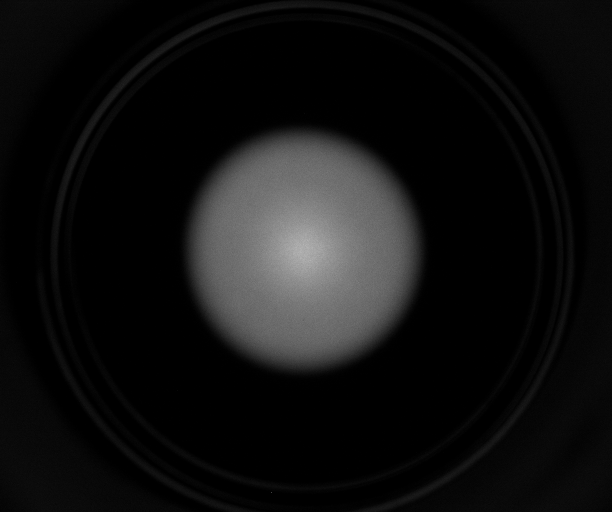
%> input picture Esperienze/Esperienza 1/Dati/CAMimages/series5_100ms/plasma006.tif, 1224 x 1024 px (shown at 1/2 size)
$ octave raggioPlasma.m   (GNU Octave 9; MATLAB toolbox functions it lacks are replaced by stand-ins)
%> lines starting %> are read from the running program, lines starting %| are printed output that depends on the picture
%-------------------------------------------------------------------------%
%                   Determinazione dei raggi di plasma                    %
%-------------------------------------------------------------------------%

close all
clear all
clc

path = '/home/filippo/Desktop/CODICINI/LABO_PLASMI/Esperienze/Esperienza 1/Dati/CAMimages/series5_100ms/plasma006.tif';
figure(1);
M = imread(path);
%> M is the input picture: size 1024x1224 uint16; min 4, max 433, mean 33
[row col] = size(M); M = double(M); [row col] = size(M);
%> after `[row col] = size(M)`: row = 1024; col = 1224
[X, Y] = meshgrid(linspace(-col/2, col/2, col), linspace(-row/2+10, row/2+10, row));
colormap('jet'); surface(X, Y, M,'FaceAlpha',1,'LineStyle','none','FaceColor','flat');
title('Immagine di plasma pulita'); axis([ -col/2 col/2 -row/2 row/2]); daspect([1 1 1]);
colorbar; xlabel("Colonne"); ylabel("Righe");
%> after `ylabel("Righe")`:
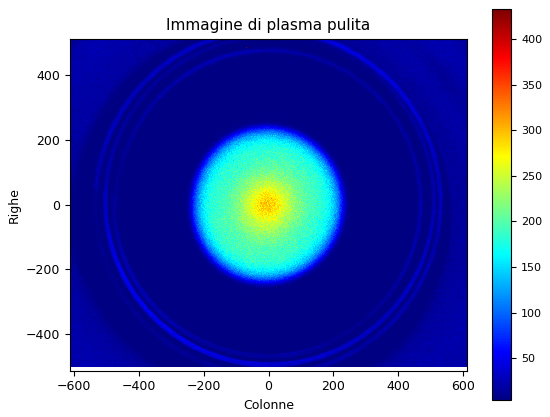
%> figure redrawn from the program's plot data

indCen = sum(M);
%> indCen = 1224 values, max 103364 at index 613, min 6427 at index 874, mean 33773.6
[maxM, ind] = max(indCen);
%> maxM = 103364; ind = 613
disp(['Indice di colonna: ' num2str(ind)]);
%| Indice di colonna: 613

figure;
plot(linspace(1, 1024, 1024), M(:, ind), 'r-', 'LineWidth', 2);
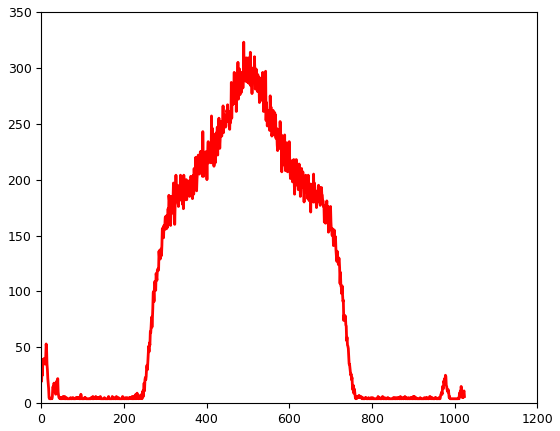
%> figure redrawn from the program's plot data; curve peaks at x = 490, y = 323

$ run again, with Esperienze/Esperienza 1/Dati/CAMimages/series5_100ms/plasma005.tif copied over Esperienze/Esperienza 1/Dati/CAMimages/series5_100ms/plasma006.tif
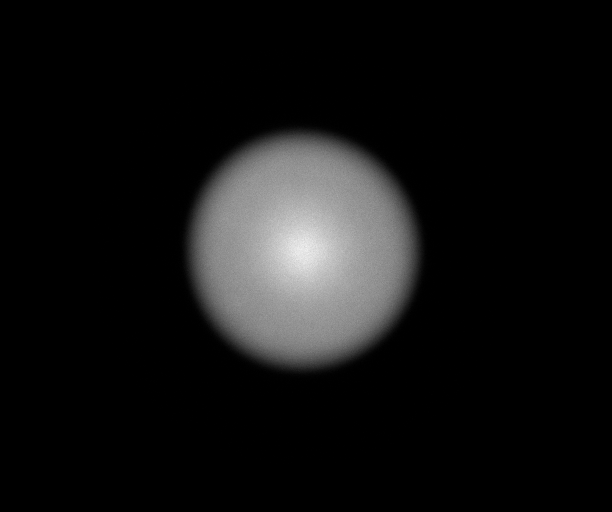
%> input picture Esperienze/Esperienza 1/Dati/CAMimages/series5_100ms/plasma005.tif, 1224 x 1024 px (shown at 1/2 size)
%> M is the input picture: size 1024x1224 uint16; min 0, max 323, mean 24
%> M: size 1024x1224 double
%> `ylabel("Righe")`:
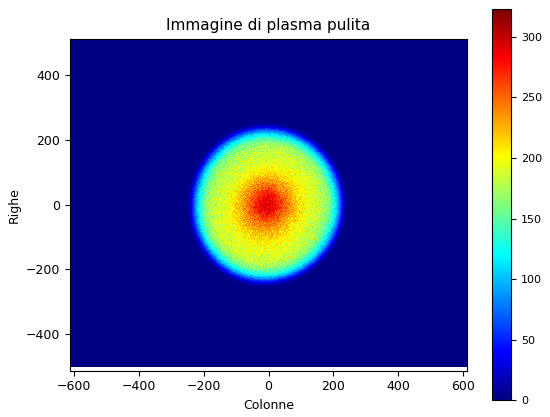
%> figure redrawn from the program's plot data
%> indCen = 1224 values, max 97922 at index 612, min 0 at index 1, mean 24601.7
%> maxM = 97922; ind = 612
%| Indice di colonna: 612
%> `plot(linspace(1, 1024, 1024), M(:, ind), 'r-', 'LineWidth', 2);`:
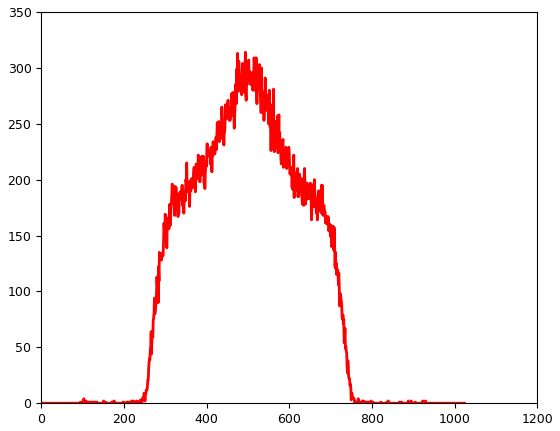
%> figure redrawn from the program's plot data; curve peaks at x = 494, y = 314
